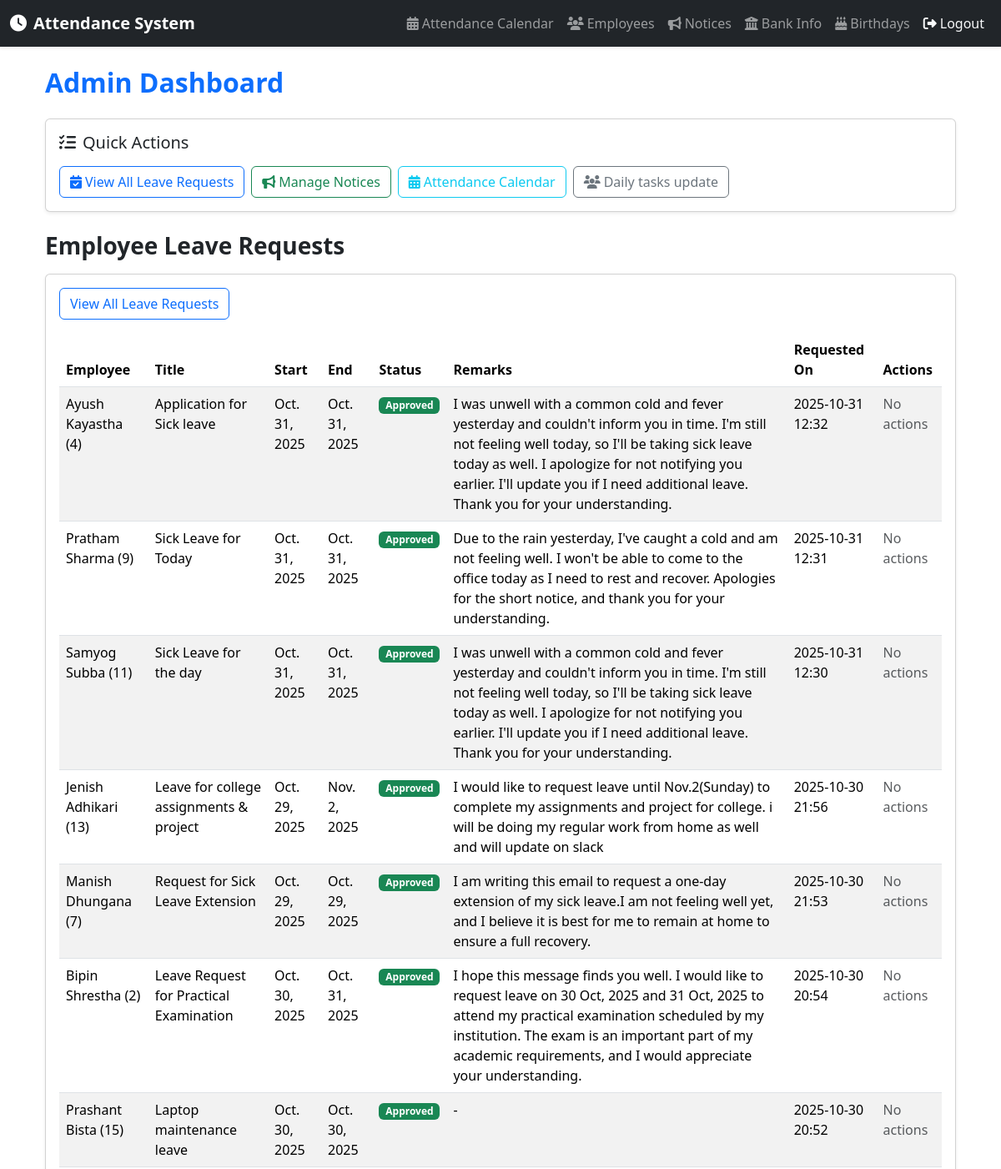
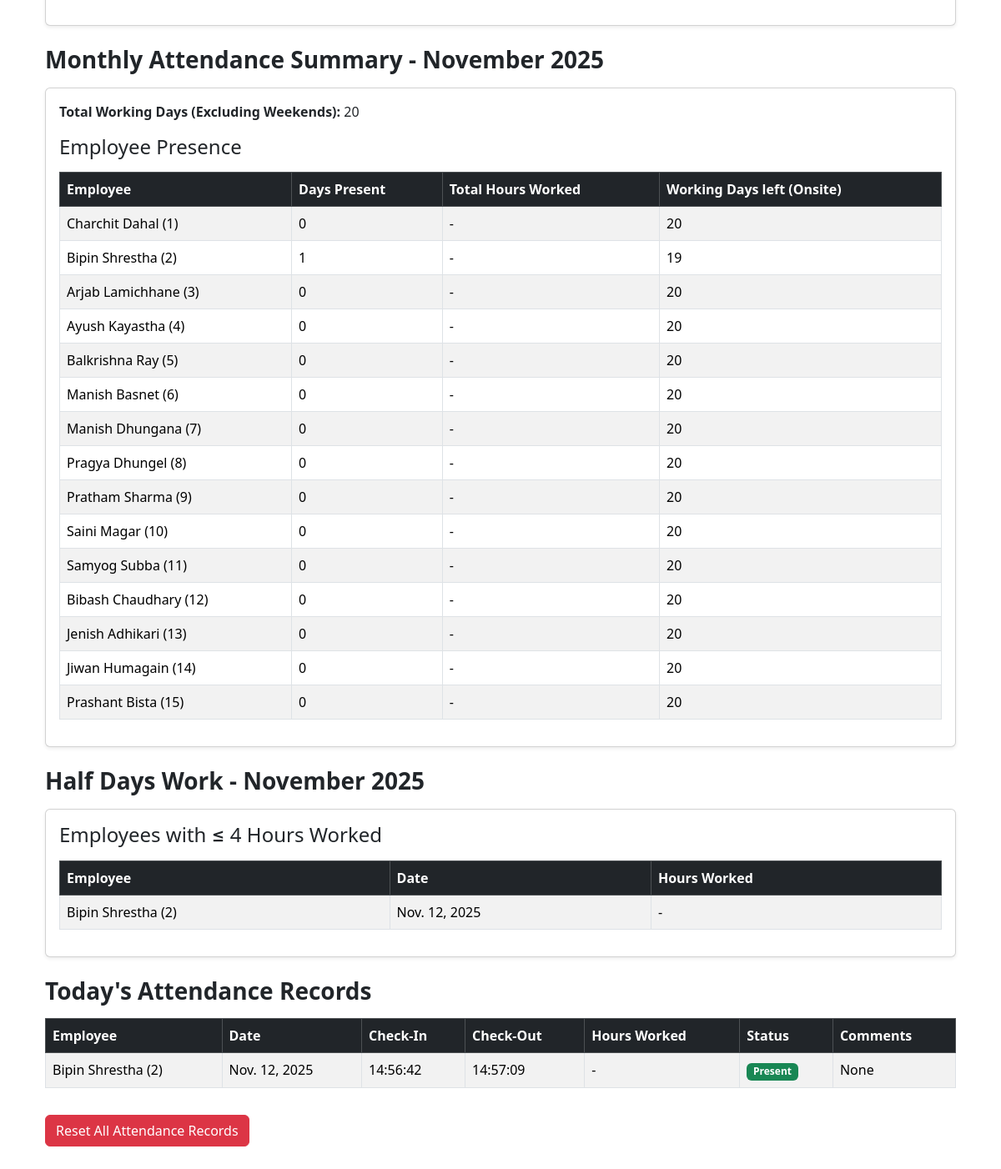
/admin-dashboard/ (signed in), run on the app's committed database (2 pictures, top to bottom).
### attendance/models.py (models this page shows, shortened)
class LeaveRequest(models.Model):
    STATUS_CHOICES = [
        ('Pending', 'Pending'),
        ('Approved', 'Approved'),
        ('Rejected', 'Rejected'),
    ]
    employee = models.ForeignKey(Employee, on_delete=models.CASCADE, related_name="leave_requests")
    title = models.CharField(max_length=100)
    remarks = models.TextField(blank=True, null=True)
    start_date = models.DateField()
    end_date = models.DateField()
    status = models.CharField(max_length=10, choices=STATUS_CHOICES, default='Pending')
    created_at = models.DateTimeField(auto_now_add=True)

class Employee(models.Model):
    user = models.OneToOneField(User, on_delete=models.CASCADE)
    employee_id = models.CharField(max_length=10, unique=True)
    first_name = models.CharField(max_length=50)
    last_name = models.CharField(max_length=50)
    department = models.ForeignKey(Department, on_delete=models.SET_NULL, null=True)
    email = models.EmailField(unique=True)
    address = models.TextField(blank=True, null=True)
    position = models.CharField(max_length=100, blank=True, null=True)
    dob = models.DateField(blank=True, null=True)
    dob_nepali = models.CharField(max_length=10, blank=True, null=True)  # Format: YYYY/MM/DD in BS
    bank_account_number = models.CharField(max_length=50, blank=True, null=True)
    bank_name = models.CharField(max_length=100, blank=True, null=True)
    bank_account_holder_name = models.CharField(max_length=100, blank=True, null=True)
    photo = models.ImageField(upload_to='employee_photos/', blank=True, null=True)
    monthly_salary = models.DecimalField(
        max_digits=10, decimal_places=2, default=0.00,
        help_text="Monthly base salary in NPR")
    def __str__(self):
        return f"{self.first_name} {self.last_name} ({self.employee_id})"

class Attendance(models.Model):
    employee = models.ForeignKey('Employee', on_delete=models.CASCADE)
    check_in = models.DateTimeField(null=True, blank=True)
    check_out = models.DateTimeField(null=True, blank=True)
    hours_worked = models.FloatField(null=True, blank=True)
    date = models.DateField(default=timezone.now)
    comments = models.TextField(blank=True, null=True)
    todo_tasks = models.TextField(blank=True, null=True, help_text="Tasks to do for the day (check-in)")
    completed_tasks = models.TextField(blank=True, null=True, help_text="Tasks completed (check-out)")
    status = models.CharField(max_length=10, default='Present', choices=[
        ('Present', 'Present'),
        ('Absent', 'Absent')
    ])

### attendance/views.py (the view)
# urls.py: path('admin-dashboard/', views.admin_dashboard, name='admin_dashboard'),
@login_required
@user_passes_test(is_superuser)
def admin_dashboard(request):
    from .models import LeaveRequest  # ensure import if not present
    employees = Employee.objects.all()
    today = timezone.now().date()
    current_year = today.year
    current_month = today.month
    incomplete_attendances = Attendance.objects.filter(
        check_out__isnull=True,
        date__lt=today
    )
    for attendance in incomplete_attendances:
        attendance.check_out = timezone.make_aware(
            datetime.combine(attendance.date, time(17, 0)),
            timezone.get_current_timezone()
        )
        attendance.save()
    _, days_in_month = monthrange(current_year, current_month)
    working_days = 0
    for day in range(1, days_in_month + 1):
        date = datetime(current_year, current_month, day)
        if date.weekday() not in [5, 6]:
            working_days += 1
    attendance_summary = []
    for employee in employees:
        present_days = Attendance.objects.filter(
            employee=employee,
            date__year=current_year,
            date__month=current_month,
            status='Present'
        ).values('date').distinct().count()
        total_hours = Attendance.objects.filter(
            employee=employee,
            date__year=current_year,
            date__month=current_month,
            hours_worked__isnull=False
        ).aggregate(total_hours=models.Sum('hours_worked'))['total_hours'] or 0
        absent_days = working_days - present_days
        attendance_summary.append({
            'employee': employee,
            'present_days': present_days,
            'total_hours': total_hours,
            'absent_days': absent_days
        })
    half_day_records = Attendance.objects.filter(
        date__year=current_year,
        date__month=current_month,
        hours_worked__lte=4,
        hours_worked__isnull=False,
        status='Present'
    ).select_related('employee').order_by('date', 'employee')
    attendance_records = Attendance.objects.filter(date=today).order_by('-date')
    recent_leave_requests = LeaveRequest.objects.select_related('employee').order_by('-created_at')[:10]
    return render(request, 'attendance/admin/admin_dashboard.html', {
        'employees': employees,
        'attendance_records': attendance_records,
        'working_days': working_days,
        'attendance_summary': attendance_summary,
        'current_month': calendar.month_name[current_month],
        'current_year': current_year,
        'half_day_records': half_day_records,
        'recent_leave_requests': recent_leave_requests,  # <-- NEW
    })

### attendance/templatetags/attendance_tags.py (called while the page is built, shortened)
@register.filter
def format_hours(value):
    if value is None:
        return "-"
    hours = int(value)
    minutes = int((value - hours) * 60)
    if hours == 0 and minutes == 0:
        return "-"

### attendance/views.py (called while the page is built)
def is_superuser(user):
    return user.is_superuser

### attendance/templates/attendance/admin/admin_dashboard.html
{% extends 'attendance/base.html' %}
{% load attendance_tags %}
{% block content %}
<div class="container">
    <h2 class="mb-4 fw-bold text-primary">Admin Dashboard</h2>
    <div class="row mb-4">
        <div class="col-12">
            <div class="card shadow-sm">
                <div class="card-body">
                    <h5 class="card-title mb-3"><i class="fas fa-tasks me-2"></i>Quick Actions</h5>
                    <div class="d-flex flex-wrap gap-2">
                        <a href="{% url 'admin_leave_requests' %}" class="btn btn-outline-primary">
                            <i class="fas fa-calendar-check me-1"></i>View All Leave Requests
                        </a>
                        <a href="{% url 'admin_notices' %}" class="btn btn-outline-success">
                            <i class="fas fa-bullhorn me-1"></i>Manage Notices
                        </a>
                        <a href="{% url 'attendance_calendar' %}" class="btn btn-outline-info">
                            <i class="fas fa-calendar-alt me-1"></i>Attendance Calendar
                        </a>
                        <a href="{% url 'admin_daily_tasks' %}" class="btn btn-outline-secondary">
                            <i class="fas fa-users me-1"></i>Daily tasks update
                        </a>
                    </div>
                </div>
            </div>
        </div>
    </div>
    <h3 class="mb-3 fw-bold">Employee Leave Requests</h3>
    <div class="card shadow-sm mb-4">
        <div class="card-body">
            <a href="{% url 'admin_leave_requests' %}" class="btn btn-outline-primary mb-3">View All Leave Requests</a>
            <div class="table-responsive">
                <table class="table table-striped">
                    <thead>
                        <tr>
                            <th>Employee</th>
                            <th>Title</th>
                            <th>Start</th>
                            <th>End</th>
                            <th>Status</th>
                            <th>Remarks</th>
                            <th>Requested On</th>
                            <th>Actions</th>
                        </tr>
                    </thead>
                    <tbody>
                        {% for leave in recent_leave_requests %}
                        <tr>
                            <td>{{ leave.employee }}</td>
                            <td>{{ leave.title }}</td>
                            <td>{{ leave.start_date }}</td>
                            <td>{{ leave.end_date }}</td>
                            <td>
                                {% if leave.status == 'Approved' %}
                                    <span class="badge bg-success">{{ leave.status }}</span>
                                {% elif leave.status == 'Rejected' %}
                                    <span class="badge bg-danger">{{ leave.status }}</span>
                                {% else %}
                                    <span class="badge bg-warning text-dark">{{ leave.status }}</span>
                                {% endif %}
                            </td>
                            <td>{{ leave.remarks|default:"-" }}</td>
                            <td>{{ leave.created_at|date:"Y-m-d H:i" }}</td>
                            <td>
                                {% if leave.status == 'Pending' %}
                                <a href="{% url 'approve_reject_leave' leave.id 'approve' %}" class="btn btn-success btn-sm">Approve</a>
                                <a href="{% url 'approve_reject_leave' leave.id 'reject' %}" class="btn btn-danger btn-sm">Reject</a>
                                {% else %}
                                <span class="text-muted">No actions</span>
                                {% endif %}
                            </td>
                        </tr>
                        {% empty %}
                        <tr><td colspan="8" class="text-center">No recent leave requests found.</td></tr>
                        {% endfor %}
                    </tbody>
                </table>
            </div>
        </div>
    </div>
    <h3 class="mb-3 fw-bold">Monthly Attendance Summary - {{ current_month }} {{ current_year }}</h3>
    <div class="card shadow-sm mb-4">
        <div class="card-body">
            <p><strong>Total Working Days (Excluding Weekends):</strong> {{ working_days }}</p>
            <h4 class="mb-3">Employee Presence</h4>
            <div class="table-responsive">
                <table class="table table-striped table-bordered table-hover">
                    <thead class="table-dark">
                        <tr>
                            <th>Employee</th>
                            <th>Days Present</th>
                            <th>Total Hours Worked</th>
                            <th>Working Days left (Onsite)</th>
                        </tr>
                    </thead>
                    <tbody>
                        {% for summary in attendance_summary %}
                        <tr>
                            <td>{{ summary.employee }}</td>
                            <td>{{ summary.present_days }}</td>
                            <td>{{ summary.total_hours|format_hours }}</td>
                            <td>{{ summary.absent_days }}</td>
                        </tr>
                        {% empty %}
                        <tr><td colspan="4" class="text-center">No employees found.</td></tr>
                        {% endfor %}
                    </tbody>
                </table>
            </div>
        </div>
    </div>
    <h3 class="mb-3 fw-bold">Half Days Work - {{ current_month }} {{ current_year }}</h3>
    <div class="card shadow-sm mb-4">
        <div class="card-body">
            <h4 class="mb-3">Employees with ≤ 4 Hours Worked</h4>
            <div class="table-responsive">
                <table class="table table-striped table-bordered table-hover">
                    <thead class="table-dark">
                        <tr>
                            <th>Employee</th>
                            <th>Date</th>
                            <th>Hours Worked</th>
                        </tr>
                    </thead>
                    <tbody>
                        {% for record in half_day_records %}
                        <tr>
                            <td>{{ record.employee }}</td>
                            <td>{{ record.date }}</td>
                            <td>{{ record.hours_worked|format_hours }}</td>
                        </tr>
                        {% empty %}
                        <tr><td colspan="3" class="text-center">No half-day records found.</td></tr>
                        {% endfor %}
                    </tbody>
                </table>
            </div>
        </div>
    </div>
    <h3 class="mb-3 fw-bold">Today's Attendance Records</h3>
    <div class="table-responsive">
        <table class="table table-striped table-bordered table-hover">
            <thead class="table-dark">
                <tr>
                    <th>Employee</th>
                    <th>Date</th>
                    <th>Check-In</th>
                    <th>Check-Out</th>
                    <th>Hours Worked</th>
                    <th>Status</th>
                    <th>Comments</th>
                </tr>
            </thead>
            <tbody>
                {% for record in attendance_records %}
                <tr>
                    <td>{{ record.employee }}</td>
                    <td>{{ record.date }}</td>
                    <td>{{ record.check_in|time:"H:i:s"|default:"-" }}</td>
                    <td>{{ record.check_out|time:"H:i:s"|default:"-" }}</td>
                    <td>{{ record.hours_worked|format_hours }}</td>
                    <td>
                        {% if record.status == 'Present' %}
                            <span class="badge bg-success">{{ record.status }}</span>
                        {% else %}
                            <span class="badge bg-danger">{{ record.status }}</span>
                        {% endif %}
                    </td>
                    <td>{{ record.comments|default:"None" }}</td>
                </tr>
                {% empty %}
                <tr><td colspan="7" class="text-center">No attendance records found.</td></tr>
                {% endfor %}
            </tbody>
        </table>
    </div>
    <a href="{% url 'reset_attendance' %}" class="btn btn-danger mt-3">Reset All Attendance Records</a>
</div>
{% endblock %}

### attendance/templates/attendance/base.html (style rules this page uses)
body { min-height: 100vh; display: flex; flex-direction: column; }
.container { flex: 1; }

### data on the page
LeaveRequest: employee "Ayush Kayastha (4)", title "Application for Sick leave", start_date "Oct. 31, 2025", end_date "Oct. 31, 2025", status "Approved", remarks "I was unwell with a common cold and fever yesterday and couldn't inform you in time. I'm still not feeling well today, so I'll be taking sick leave today as well. I apologize for not notifying you earlier. I'll update you if I need additional leave. Thank you for your understanding.", created_at "2025-10-31 12:32", shows "No actions"
LeaveRequest: employee "Pratham Sharma (9)", title "Sick Leave for Today", start_date "Oct. 31, 2025", end_date "Oct. 31, 2025", status "Approved", remarks "Due to the rain yesterday, I've caught a cold and am not feeling well. I won't be able to come to the office today as I need to rest and recover. Apologies for the short notice, and thank you for your understanding.", created_at "2025-10-31 12:31", shows "No actions"
LeaveRequest: employee "Samyog Subba (11)", title "Sick Leave for the day", start_date "Oct. 31, 2025", end_date "Oct. 31, 2025", status "Approved", remarks "I was unwell with a common cold and fever yesterday and couldn't inform you in time. I'm still not feeling well today, so I'll be taking sick leave today as well. I apologize for not notifying you earlier. I'll update you if I need additional leave. Thank you for your understanding.", created_at "2025-10-31 12:30", shows "No actions"
LeaveRequest: employee "Jenish Adhikari (13)", title "Leave for college assignments & project", start_date "Oct. 29, 2025", end_date "Nov. 2, 2025", status "Approved", remarks "I would like to request leave until Nov.2(Sunday) to complete my assignments and project for college. i will be doing my regular work from home as well and will update on slack", created_at "2025-10-30 21:56", shows "No actions"
LeaveRequest: employee "Manish Dhungana (7)", title "Request for Sick Leave Extension", start_date "Oct. 29, 2025", end_date "Oct. 29, 2025", status "Approved", remarks "​I am writing this email to request a one-day extension of my sick leave.​I am not feeling well yet, and I believe it is best for me to remain at home to ensure a full recovery.", created_at "2025-10-30 21:53", shows "No actions"
LeaveRequest: employee "Bipin Shrestha (2)", title "Leave Request for Practical Examination", start_date "Oct. 30, 2025", end_date "Oct. 31, 2025", status "Approved", remarks "I hope this message finds you well. I would like to request leave on 30 Oct, 2025 and 31 Oct, 2025 to attend my practical examination scheduled by my institution. The exam is an important part of my academic requirements, and I would appreciate your understanding.", created_at "2025-10-30 20:54", shows "No actions"
LeaveRequest: employee "Prashant Bista (15)", title "Laptop maintenance leave", start_date "Oct. 30, 2025", end_date "Oct. 30, 2025", status "Approved", remarks "-", created_at "2025-10-30 20:52", shows "No actions"
Employee: employee "Charchit Dahal (1)", present_days "0", total_hours "-", absent_days "20"
Employee: employee "Bipin Shrestha (2)", present_days "1", total_hours "-", absent_days "19"
Employee: employee "Arjab Lamichhane (3)", present_days "0", total_hours "-", absent_days "20"
Employee: employee "Ayush Kayastha (4)", present_days "0", total_hours "-", absent_days "20"
Employee: employee "Balkrishna Ray (5)", present_days "0", total_hours "-", absent_days "20"
Employee: employee "Manish Basnet (6)", present_days "0", total_hours "-", absent_days "20"
Employee: employee "Manish Dhungana (7)", present_days "0", total_hours "-", absent_days "20"
Employee: employee "Pragya Dhungel (8)", present_days "0", total_hours "-", absent_days "20"
Employee: employee "Pratham Sharma (9)", present_days "0", total_hours "-", absent_days "20"
Employee: employee "Saini Magar (10)", present_days "0", total_hours "-", absent_days "20"
Employee: employee "Samyog Subba (11)", present_days "0", total_hours "-", absent_days "20"
Employee: employee "Bibash Chaudhary (12)", present_days "0", total_hours "-", absent_days "20"
Employee: employee "Jenish Adhikari (13)", present_days "0", total_hours "-", absent_days "20"
Employee: employee "Jiwan Humagain (14)", present_days "0", total_hours "-", absent_days "20"
Employee: employee "Prashant Bista (15)", present_days "0", total_hours "-", absent_days "20"
Attendance: employee "Bipin Shrestha (2)", date "Nov. 12, 2025", hours_worked "-", check_in "14:56:42", check_out "14:57:09", status "Present", comments "None"

### other printed values
{{ current_month }} "November"
{{ working_days }} "20"
